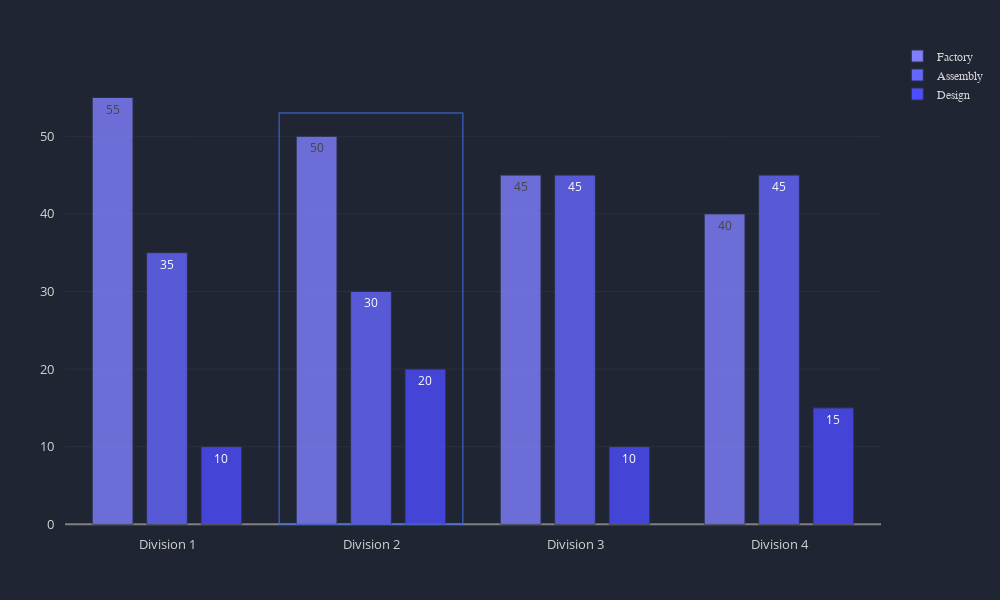

Source (notebook cell):
### Code cell
index = ['Factory', 'Assembly', 'Design']
values = {'Division 1': [55, 35, 10], 
         'Division 2': [50, 30, 20],
         'Division 3': [45, 45, 10],
         'Division 4': [40, 45, 15]}

data = pd.DataFrame(data=values, index=index)

colors = chart.color_palette(palette_type='light', palette='blue', start_pos=4)
layout = chart.layout(width=1000, ml=50, color_palette=colors)
shape = chart.add_shape(x0=0.55, x1=1.45, y0=0, y1=53, xref='paper', fill_color=None, opacity=0.7, line_width=1.5)
chart.bar(df=data, layout=layout, bar_width=0.20,  shapes=shape, textpos='inside', linewidth=1, opacity=0.8)

### Figure 1 — Plotly figure (JSON) as saved in the notebook; plotly's stock layout.template omitted (floating-point values rounded to 4 significant figures)
{"data": [{"marker": {"line": {"color": "#2C3347", "width": 1}, "opacity": 0.8}, "name": "Factory", "orientation": "v", "text": [55, 50, 45, 40], "textposition": "inside", "type": "bar", "width": 0.2, "x": ["Division 1", "Division 2", "Division 3", "Division 4"], "y": [55, 50, 45, 40]}, {"marker": {"line": {"color": "#2C3347", "width": 1}, "opacity": 0.8}, "name": "Assembly", "orientation": "v", "text": [35, 30, 45, 45], "textposition": "inside", "type": "bar", "width": 0.2, "x": ["Division 1", "Division 2", "Division 3", "Division 4"], "y": [35, 30, 45, 45]}, {"marker": {"line": {"color": "#2C3347", "width": 1}, "opacity": 0.8}, "name": "Design", "orientation": "v", "text": [10, 20, 10, 15], "textposition": "inside", "type": "bar", "width": 0.2, "x": ["Division 1", "Division 2", "Division 3", "Division 4"], "y": [10, 20, 10, 15]}], "layout": {"autosize": false, "colorway": ["#8080ff", "#6666ff", "#4d4dff", "#3232ff", "#1919ff", "#0000ff"], "height": 600, "legend": {"bordercolor": "#202534", "borderwidth": 0, "font": {"color": "lightgrey", "family": "sans-serif", "size": 12}, "itemclick": "toggle", "itemdoubleclick": "toggleothers", "orientation": "v", "traceorder": "normal", "valign": "middle", "x": 1.02, "xanchor": "left", "y": 1, "yanchor": "middle"}, "margin": {"b": 75, "l": 50, "pad": 10, "r": 50, "t": 75}, "paper_bgcolor": "#202534", "plot_bgcolor": "#202534", "shapes": [{"line": {"color": "royalblue", "width": 1.5}, "opacity": 0.7, "type": "rect", "x0": 0.55, "x1": 1.45, "xref": "x", "y0": 0, "y1": 53, "yref": "y"}], "showlegend": true, "title": {"font": {"color": "lightgrey", "family": "sans-serif", "size": 24}, "text": "", "x": 0.5}, "width": 1000, "xaxis": {"autorange": true, "color": "lightgrey", "dtick": 1, "gridcolor": "#343846", "gridwidth": 0.5, "separatethousands": true, "showgrid": false, "showline": false, "showticklabels": true, "tickangle": 0, "tickfont": {"color": "lightgrey", "size": 13}, "tickformat": "", "tickmode": "auto", "title": {"font": {"color": "lightgrey", "family": "sans-serif", "size": 18}, "text": ""}, "type": "-", "zeroline": false, "zerolinecolor": "grey"}, "yaxis": {"autorange": true, "color": "lightgrey", "dtick": 1, "gridcolor": "#343846", "gridwidth": 0.5, "separatethousands": true, "showgrid": true, "showline": false, "showticklabels": true, "tickangle": 0, "tickfont": {"color": "lightgrey", "size": 13}, "tickformat": "", "tickmode": "auto", "ticks": "", "title": {"font": {"color": "lightgrey", "family": "sans-serif", "size": 18}, "text": ""}, "type": "-", "zeroline": true, "zerolinecolor": "grey"}}}
